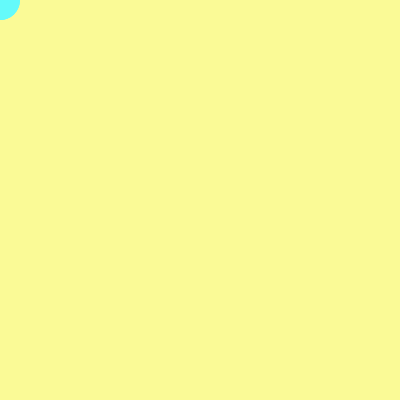
Frame 1 (no input)
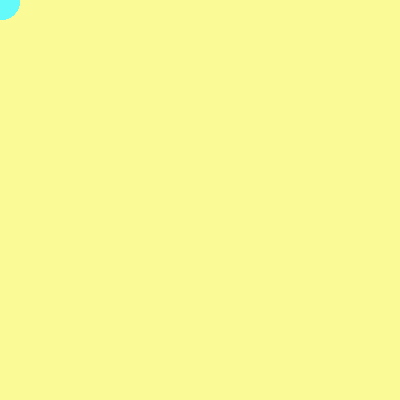
Frame 60 (no input)
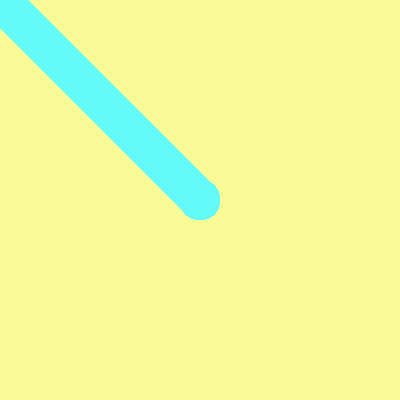
Frame 120 (the mouse pressed at the canvas centre since frame 60)

The p5.js sketch that drew these frames (run headless with seeded random() and noise() and a simulated clock; from frame 60 on, the mouse is pressed at the canvas centre):

// p5.js sketch
// ── sketch.js
// mousePressed(), mouseDragged()

var grosor = 40;

function setup() {
  createCanvas(400, 400);
  background(250, 250, 150);
  var azul;
}

function draw() {
  azul = color(100, 250, 250);
  stroke(azul);
  strokeWeight(grosor);
  line(mouseX, mouseY, pmouseX, pmouseY);
  noStroke();
  fill(azul);
  ellipse(mouseX, mouseY, grosor, grosor);
}

/*function mousePressed () {
  background(250, 250, 150);
}*/

/*function mouseDragged () {
  stroke(azul);
  strokeWeight(grosor);
  line(mouseX, mouseY, pmouseX, pmouseY);
  noStroke();
  fill(azul);
  ellipse(mouseX, mouseY, grosor, grosor);
}*/
